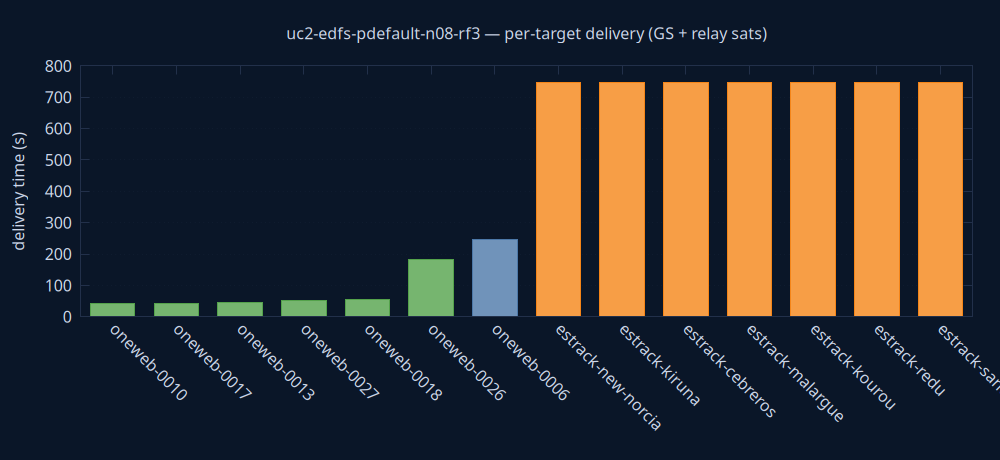

Here is the gnuplot script that generated this plot:
set terminal pngcairo size 1000,460 background rgb '#0a1628'
set output 'delivery.png'
set style fill solid 0.8
set boxwidth 0.7 relative
set border lc rgb '#22304a'
set grid ytics lc rgb '#22304a'
set yrange [0:*]
set ylabel 'delivery time (s)' textcolor rgb '#cdd7ea'
set xtics rotate by -45 textcolor rgb '#cdd7ea'
set ytics textcolor rgb '#cdd7ea'
set title 'uc2-edfs-pdefault-n08-rf3 — per-target delivery (GS + relay sats)' textcolor rgb '#cdd7ea'
plot 'delivery.dat' using 0:2:3:xtic(1) with boxes lc rgb variable notitle
